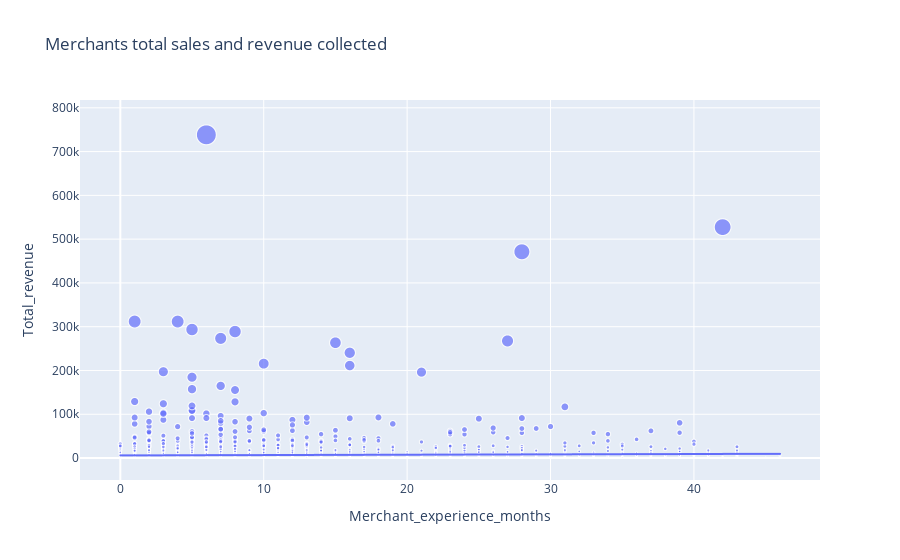

The cell this chart's notebook holds for it:
### Markdown cell above
# Basic EDA for merchant perfomance metrics

### Code cell
fig = px.scatter(merchant_perf, x="Merchant_experience_months", y="Total_revenue", 
                 trendline="ols", size="Total_revenue",
                labels={'x':'Total Revenue Collected', 'y':'Total Sales'}, 
                 title='Merchants total sales and revenue collected')
fig.show()

### Figure 1 — Plotly figure (JSON) as saved in the notebook; plotly's stock layout.template omitted (floating-point values rounded to 4 significant figures; data arrays with more than 128 entries replaced by an {"elided": "..."} marker saying what was removed)
{"data": [{"hovertemplate": "Merchant_experience_months=%{x}<br>Total_revenue=%{marker.size}<extra></extra>", "legendgroup": "", "marker": {"color": "#636efa", "size": {"elided": "4475 int values"}, "sizemode": "area", "sizeref": 1846.0, "symbol": "circle"}, "mode": "markers", "name": "", "showlegend": false, "type": "scattergl", "x": {"elided": "4475 int values"}, "xaxis": "x", "y": {"elided": "4475 int values"}, "yaxis": "y"}, {"hovertemplate": "<b>OLS trendline</b><br>Total_revenue = 79.3872 * Merchant_experience_months + 6038.06<br>R<sup>2</sup>=0.001060<br><br>Merchant_experience_months=%{x}<br>Total_revenue=%{y} <b>(trend)</b><extra></extra>", "legendgroup": "", "marker": {"color": "#636efa", "symbol": "circle"}, "mode": "lines", "name": "", "showlegend": false, "type": "scattergl", "x": {"elided": "4475 int values"}, "xaxis": "x", "y": {"elided": "4475 float values"}, "yaxis": "y"}], "layout": {"legend": {"itemsizing": "constant", "tracegroupgap": 0}, "title": {"text": "Merchants total sales and revenue collected"}, "xaxis": {"anchor": "y", "domain": [0, 1], "title": {"text": "Merchant_experience_months"}}, "yaxis": {"anchor": "x", "domain": [0, 1], "title": {"text": "Total_revenue"}}}}
